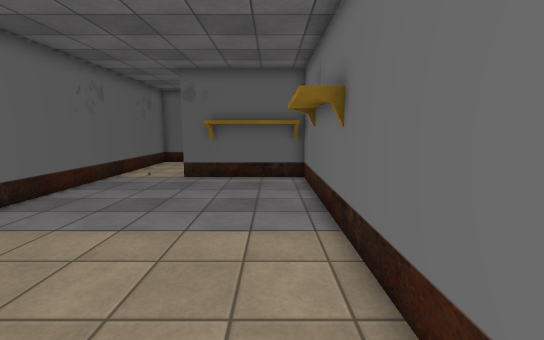
view 1 (above)

15 first-person views from a walk through a scene from a Unity 3-D project. The camera is 1.5 m above the floor, tilts 8° down and sees 90° across. The floor is counted in squares, 0.67 m on a side. Each view is taken from the middle of a square. On the plan, view 1 faces up. The plan holds only what a view shows up to about 17 squares ahead; the rest is blank. The place goes on beyond the plan. The player is left out. Some surface patterns are stand-ins.

view 2
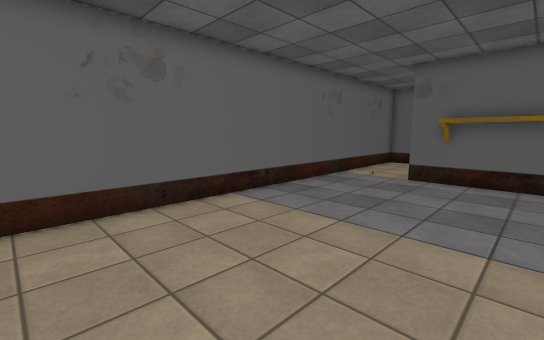

view 3
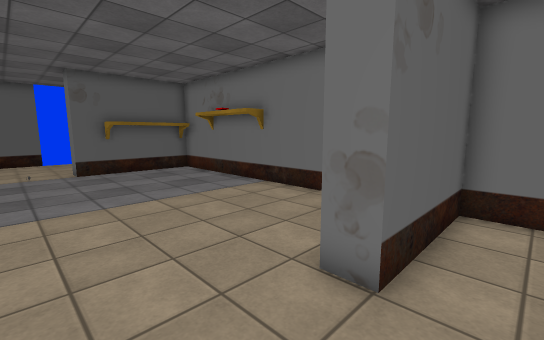

view 4
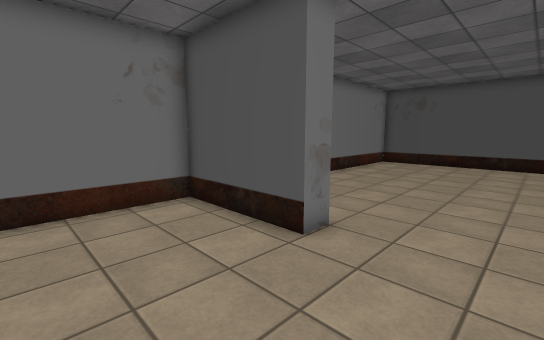

view 5
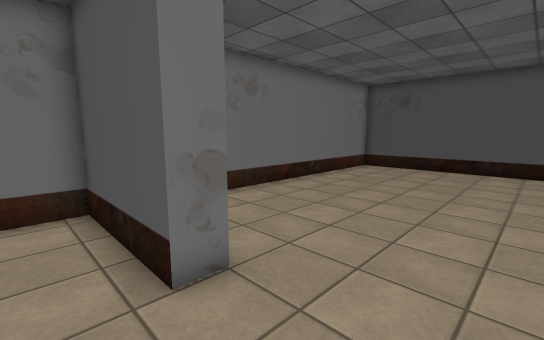

view 6
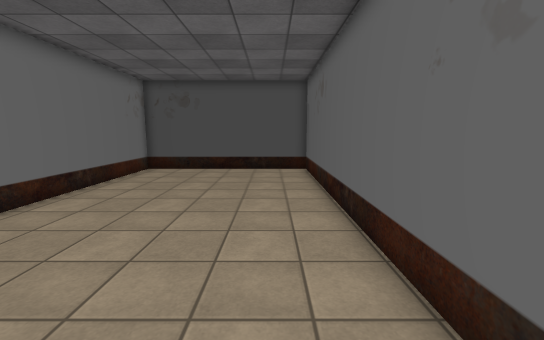

view 7
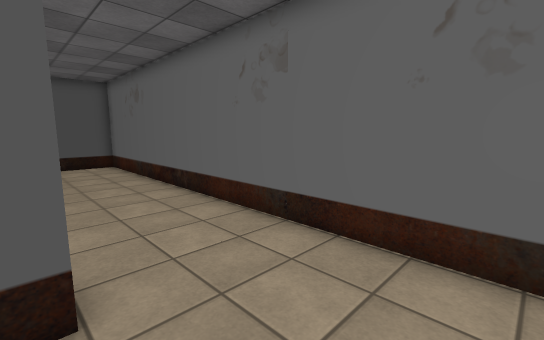

view 8
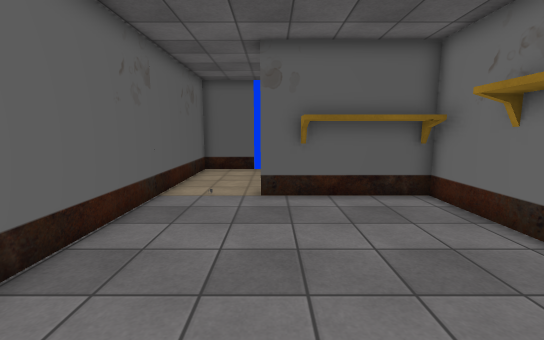

view 9
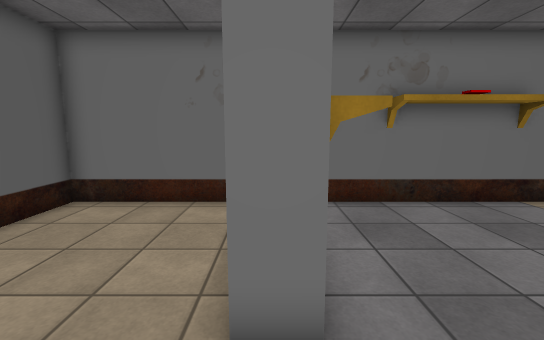

view 10
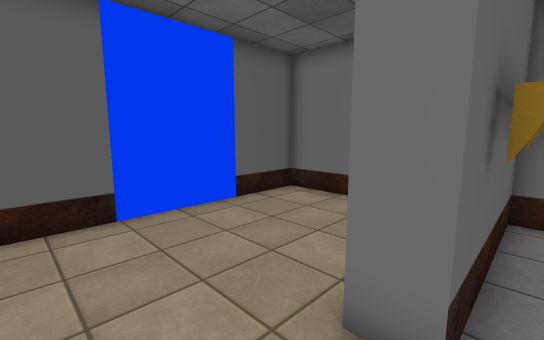

view 11
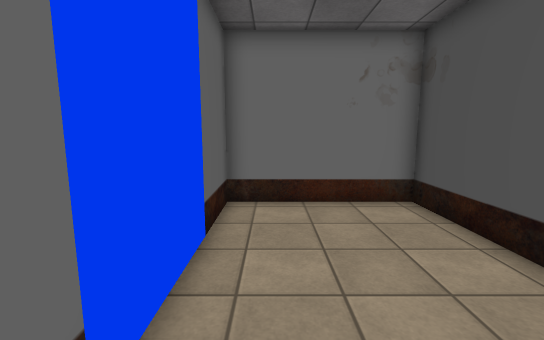

view 12
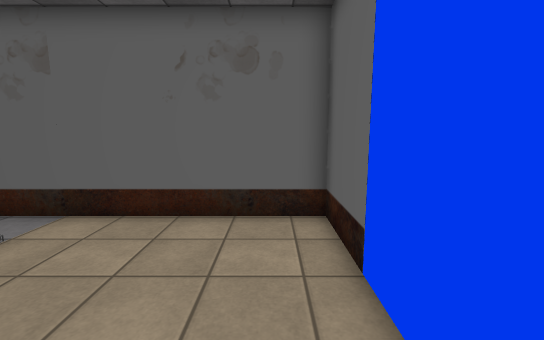

view 13
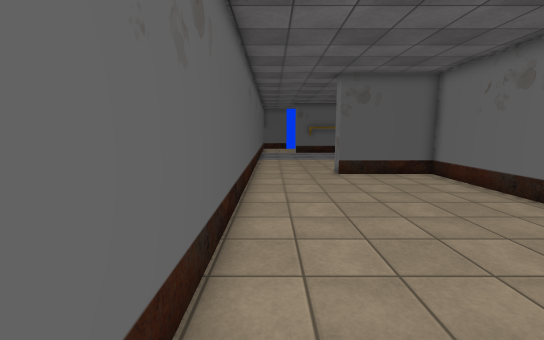

view 14
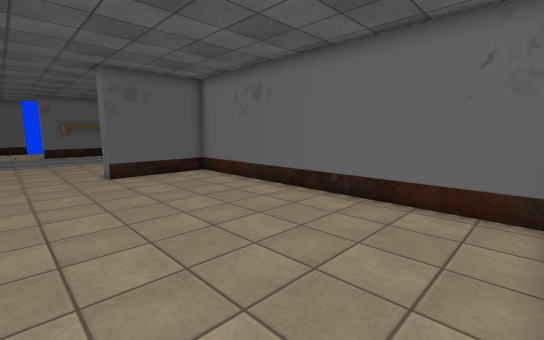

view 15
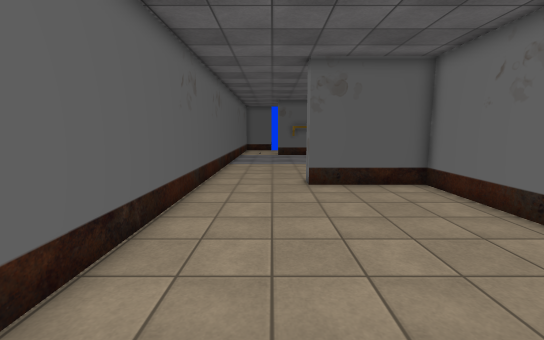

### Floor plan
Points are (right, up) in squares from view 1. A wall is a line through its corners. A room is listed if a view was taken in it or the views show most of it. See-through windows are left out.
Room 1 (views 1, 2, 3, 4, 5, 6, 7, 8, 13, 14, 15)
walls: (-8.1, 12.4) (-8.1, -16.6) (1.6, -16.6) (1.6, -1.6) (-3.4, -1.6) (-3.4, -0.6) (1.6, -0.6) (1.6, 13.4) (-4.4, 13.4)
ways out: opening at (-6, 13.5) to room 2
Room 2 (views 9, 10, 11, 12)
walls: (-2.7, 14.4) (1.6, 14.4) (1.6, 20.4) (-2.1, 20.4); (-3.9, 20.4) (-8.1, 20.4) (-8.1, 12.4); (-4.4, 13.4) (-4.4, 14.5)
ways out: opening at (-6, 13.5) to room 1; opening at (-3, 20.5)

Positions as (right, up) in squares from view 1, and headings:
1: (0, 0), facing up
2: (0, 0), facing up-left
3: (-7, -3), facing up-right
4: (-7, 4), facing down-right
5: (-7, 1), facing down-right
6: (-6, 0), facing down
7: (-3, 3), facing down-left
8: (-4, 4), facing up
9: (-7, 14), facing right
10: (-7, 13), facing up-right
11: (-7, 19), facing right
12: (-1, 19), facing left
13: (-7, -16), facing up
14: (-7, -16), facing up-right
15: (-5, -13), facing up
